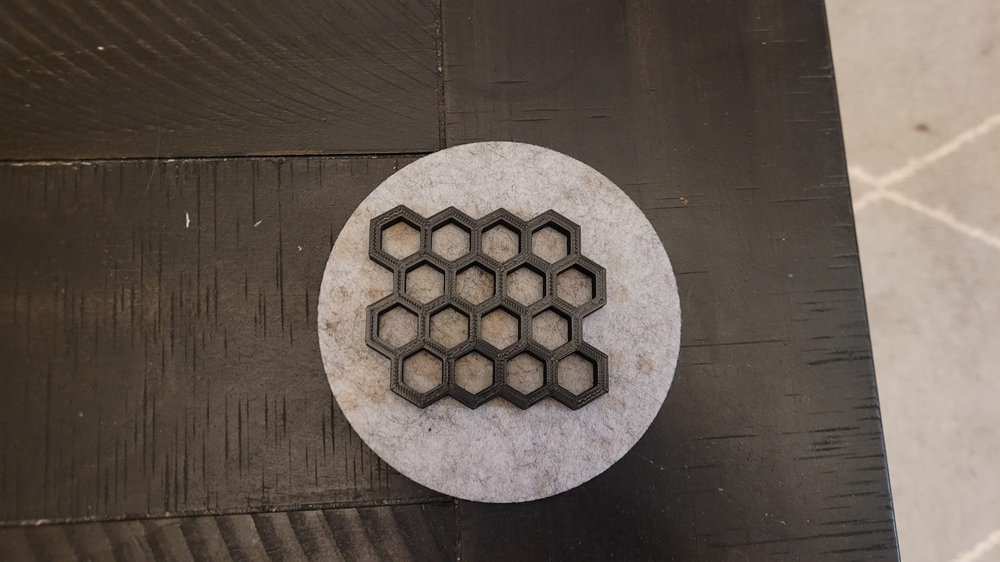
#> input picture WhatsApp Image 2024-04-27 at 01.25.26 (1).png, 1000 x 562 px, shrunk from 2016 x 1134 before the run, found by its file name
$ jupyter execute --allow-errors 'Harris Corner Detection, optimization of two-view.ipynb'
#> lines starting #> are read from the running program, lines starting #| are printed output that depends on the picture
## Two-view Reconstruction and Optimization on Harris Corner Detection Points

This code aims to do two view reconstruction and optimization the Harris Corner detection points.

Do all imports.

[cell 1]
# For input/output
from pathlib import Path

# For numerical methods
import numpy as np

# For image processing and visualization of results
import cv2
import matplotlib.pyplot as plt
from matplotlib.patches import ConnectionPatch

# For optimization with symforce
import symforce
symforce.set_epsilon_to_symbol()
#> (this line was passed over: symforce is not available in this run)
import symforce.symbolic as sf
from symforce.values import Values
from symforce.opt.factor import Factor
from symforce.opt.optimizer import Optimizer
from symforce.opt.noise_models import BarronNoiseModel
import sym

Function to print things nicely.

[cell 2]
# [6 lines left out: function myprint, not called in this run]

Function to compute projection error.

[cell 3]
# [13 lines left out: functions apply_transform, project, not called in this run]

def projection_error(K, R_inB_ofA, p_inB_ofA, p_inA, b, warn=True):
    b_pred = project(K, R_inB_ofA, p_inB_ofA, p_inA, warn=True)
    return np.linalg.norm(b_pred - b, axis=1)

Load two images

[cell 4]
img1 = cv2.imread("/Users/arnabhardwaj/Downloads/images/WhatsApp Image 2024-04-27 at 01.25.26 (1).png")#cv2.cvtColor(frame, cv2.COLOR_BGR2GRAY)
#> img1 is the input picture: shape (562, 1000, 3); mean B, G, R 80.4, 88.7, 99.5
img1= cv2.cvtColor(img1, cv2.COLOR_BGR2GRAY)
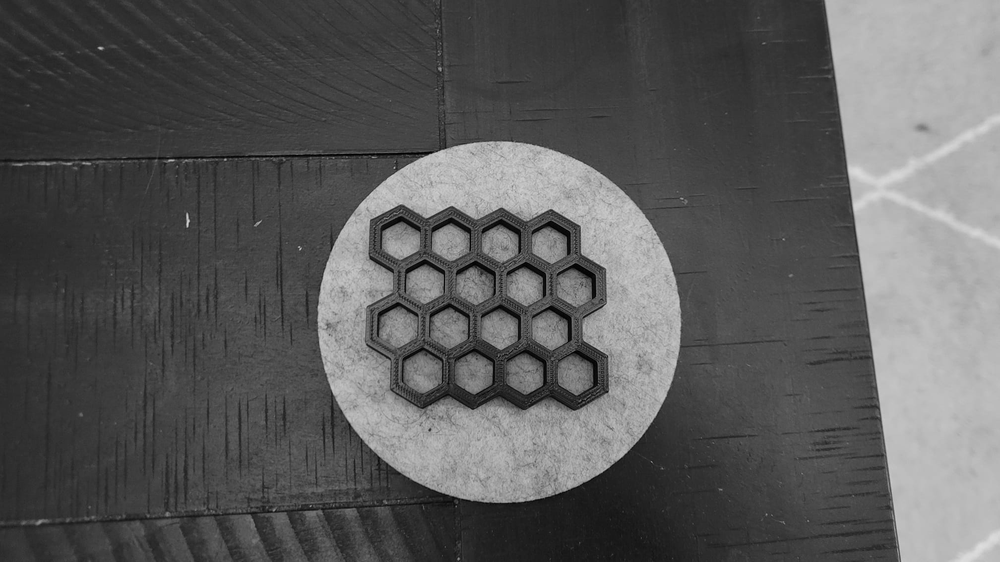
#> img1: shape (562, 1000); min 0, max 222, mean 91

img2 = cv2.imread("/Users/arnabhardwaj/Downloads/Sample3/WhatsApp Image 2024-04-27 at 01.25.26.png")#cv2.cvtColor(frame, cv2.COLOR_BGR2GRAY)
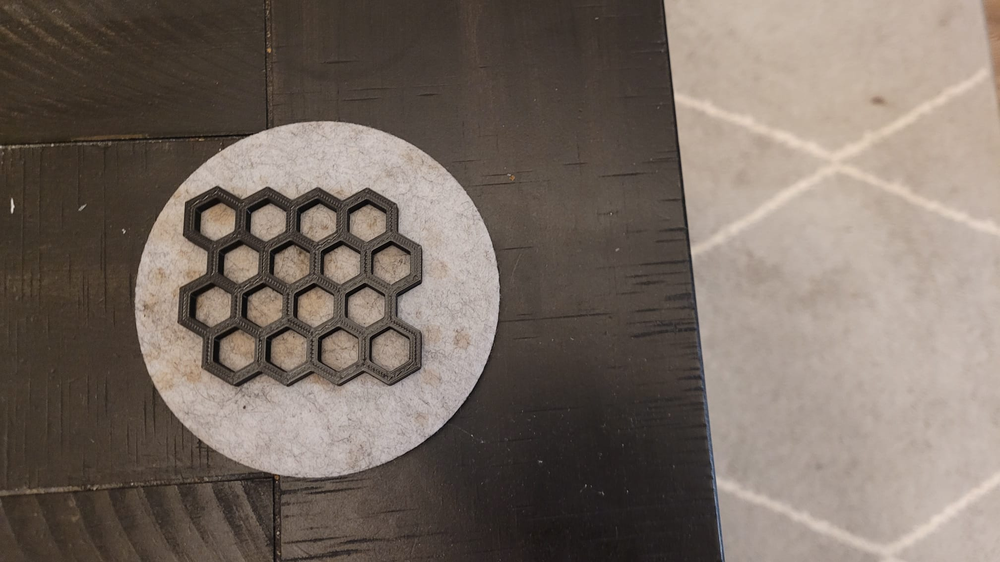
#> input picture WhatsApp Image 2024-04-27 at 01.25.26.png, 1000 x 562 px, shrunk from 2016 x 1134 before the run, found by its file name
#> img2 is the input picture: shape (562, 1000, 3); mean B, G, R 98.9, 107.7, 119.6
img2= cv2.cvtColor(img2, cv2.COLOR_BGR2GRAY)
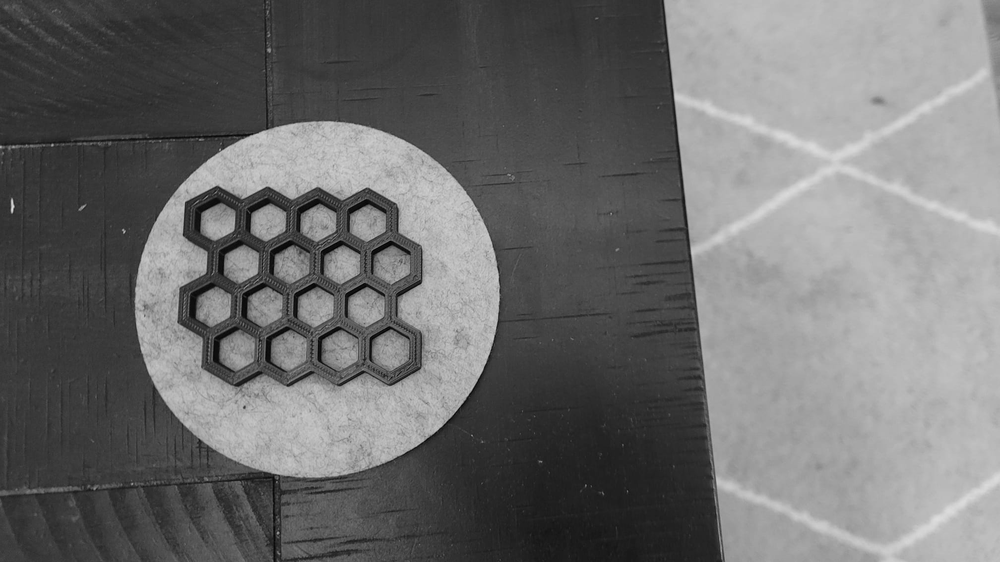
#> img2: shape (562, 1000); min 1, max 222, mean 110.3

Harris Corner detection is used to find corners on each image

[cell 5]
import cv2
import numpy as np
import os

# [11 lines left out: function harris, not called in this run]
desc=[]
keyp=[]
folder_dir = "/Users/arnabhardwaj/Downloads/images"
output_dir = "/Users/arnabhardwaj/Downloads/Sample3"

os.makedirs(output_dir, exist_ok=True)

#> (the rest of this cell did not finish here and is left out)

Assign the image points to those detected by Harris Corner detector

#> (a cell that did not finish here is left out)

[cell 7]
# Create a brute-force matcher
bf = cv2.BFMatcher(
    normType=cv2.NORM_L2,
    crossCheck=False,       # <-- IMPORTANT - must be False for kNN matching
)

# Function to get good matches with ratio test
# [12 lines left out: function get_good_matches, not called in this run]

# Match the two images
#> (the rest of this cell did not finish here and is left out)

[cell 8]
# Create figure
fig, (ax1, ax2) = plt.subplots(1, 2, figsize=(20, 10))

# Show images
ax1.imshow(img1, cmap='gray')
ax2.imshow(img2, cmap='gray')

# Show matches
#> (the rest of this cell did not finish here and is left out)

[cell 9]
K= np.array([[1114.6009164578725, 2.003821401736803, 799.0246527291639], [0.0, 1110.9782080678294, 467.4407053618274], [0.0, 0.0, 1.0]]
)

[cell 10]
# Create a, b
a = []
b = []
#> (the rest of this cell did not finish here and is left out)

Get the number of inliers from opencv

#> (a cell that did not finish here is left out)

#> (a cell that did not finish here is left out)

#> (a cell that did not finish here is left out)

#> (a cell that did not finish here is left out)

#> (a cell that did not finish here is left out)

Define camera matrix.

[cell 16]
K= np.array([[1114.6009164578725, 2.003821401736803, 799.0246527291639], [0.0, 1110.9782080678294, 467.4407053618274], [0.0, 0.0, 1.0]]
)

[cell 17]
#This is the process of finding the essential matrix. See theory above.
# [56 lines left out: function findE, not called in this run]

[cell 18]
#This is the process of using Ransac to find the optimal essential matrix. See theory above.
def get_bestE(a, b):
    alpha_calc = np.array([np.linalg.inv(K) @ np.concatenate([a_i, [1.]]) for a_i in a])
    beta_calc = np.array([np.linalg.inv(K) @ np.concatenate([b_i, [1.]]) for b_i in b])
    num_inliers_best=0
    E_best=None
    W_best= None
    V_best= None
    U_best= None
    u3_best= None

    epsilon=1e-3


    for i in range (0, 500):

        nums = np.random.randint(0, alpha_calc.shape[0] , size=8)
        alphas = np.array([alpha_calc[i] for i in nums])
        betas = np.array([beta_calc[i] for i in nums])
        epsilon= 1e-3

        E_, W, V, U, u3= findE(alphas, betas)

        num_inliers=0
        for i in range (0, len(alpha_calc)):
            e3=np.array([0, 0, 1])
            e3_skew= skew(e3)

            alpha_i = alpha_calc[i]
            beta_i = beta_calc[i]
            dBi = np.abs((beta_i.T @ E_@ alpha_i) / np.linalg.norm(e3_skew @ E_ @ alpha_i))
            dAi = np.abs((alpha_i.T @ E_.T @ beta_i) / np.linalg.norm(e3_skew @ E_.T @ beta_i))

            if dBi<epsilon and dAi<epsilon:
                num_inliers+=1

        if num_inliers > num_inliers_best:
            E_best = E_
            W_best= W
            V_best= V
            U_best= U
            u3_best =u3

            num_inliers_best = num_inliers


    return E_best, W_best, V_best, U_best, u3_best
